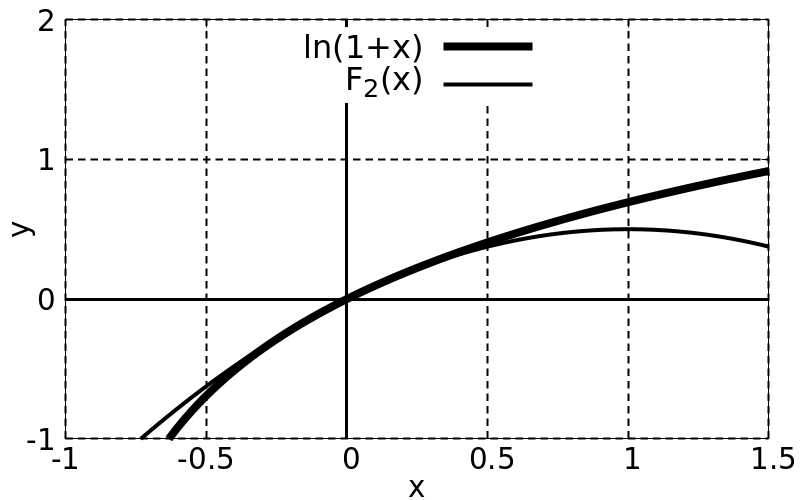

gnuplot code for this plot:
load "template/function-plot.gnuplot"

set key top center

set xrange [-1:1.5]
set yrange [-1:2]

set xtics 0.5
set ytics 1

fn(x,n) = (-1)**(n+1.0) / (1.0*n) * x**n 

plot \
  log(1+x) lc 0 lw 8 title "ln(1+x)", \
  sum [k=1:2] fn(x,k) lc 0 lw 4 title "F_2(x)", \
